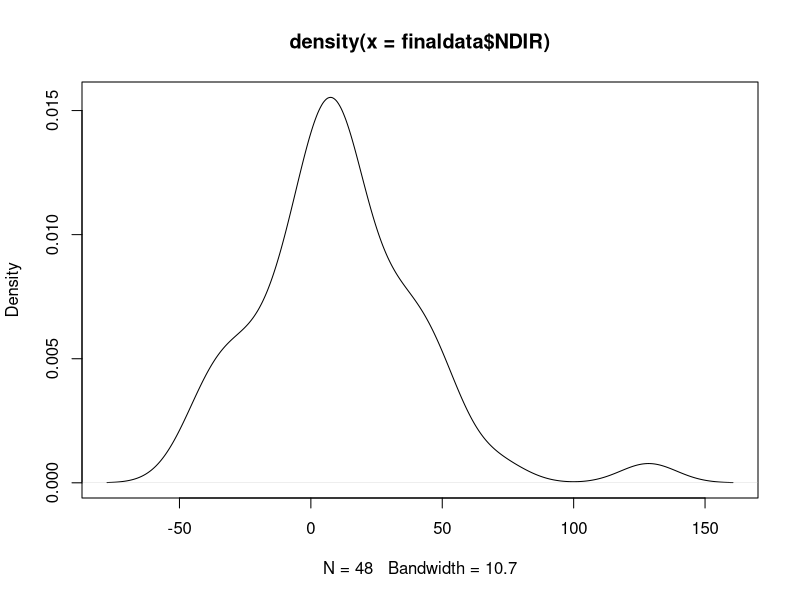
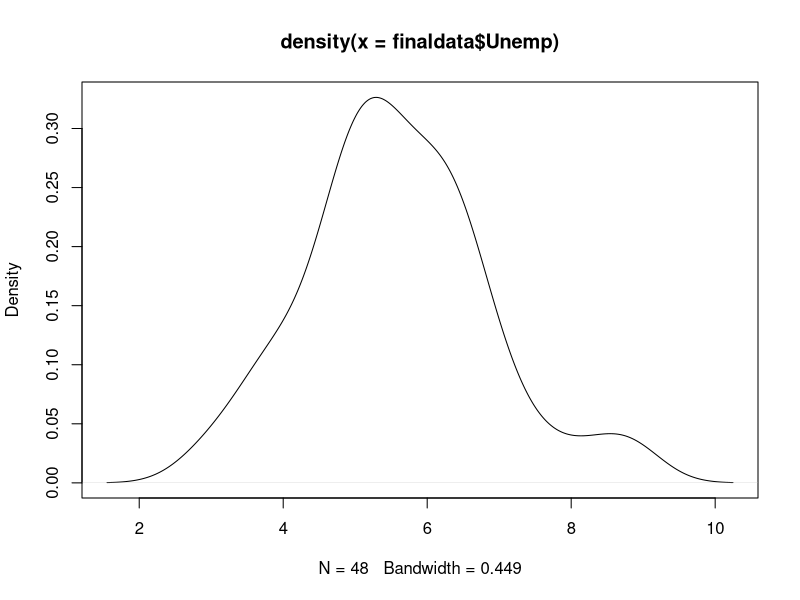
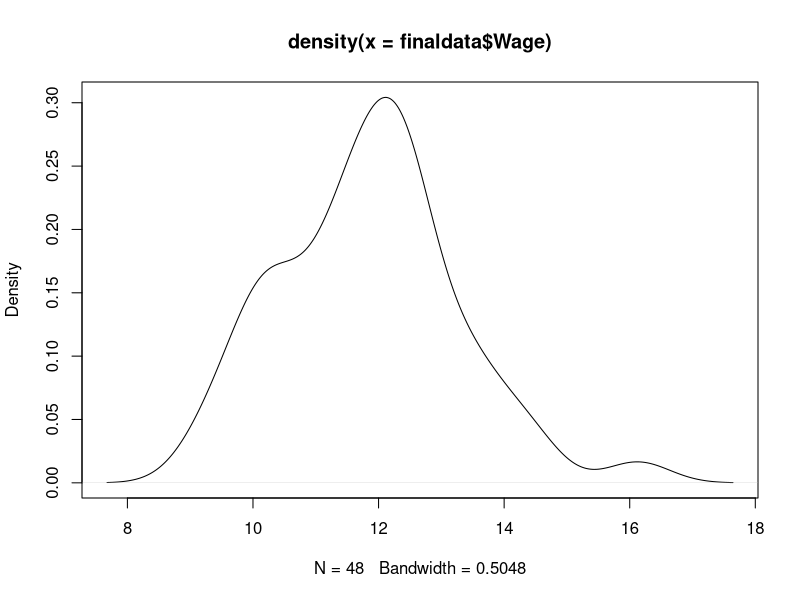
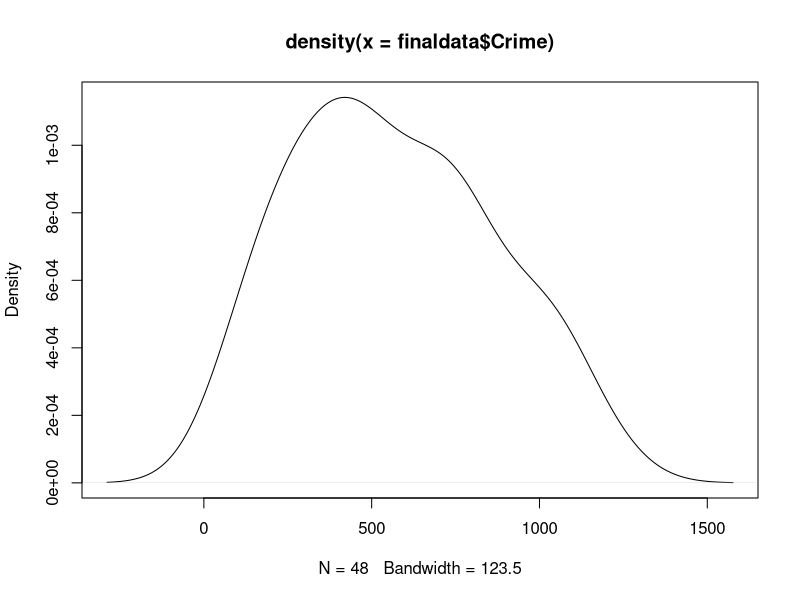
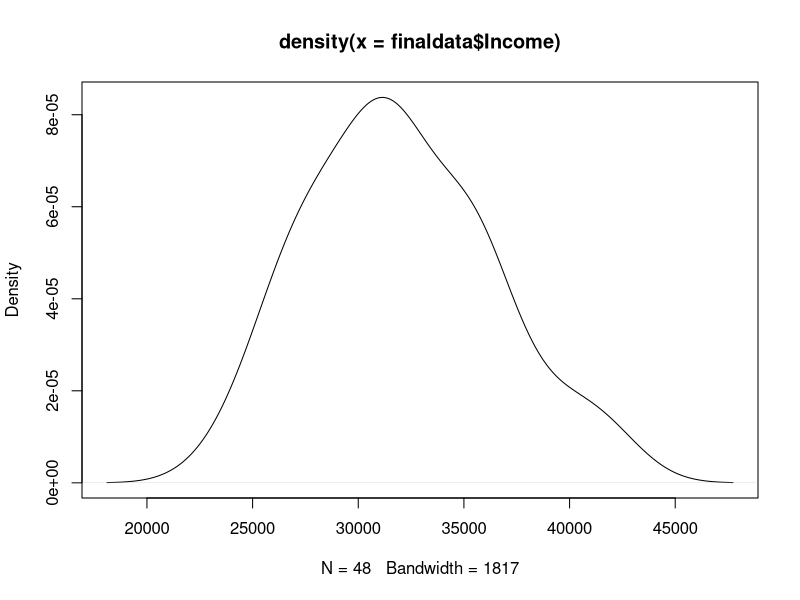
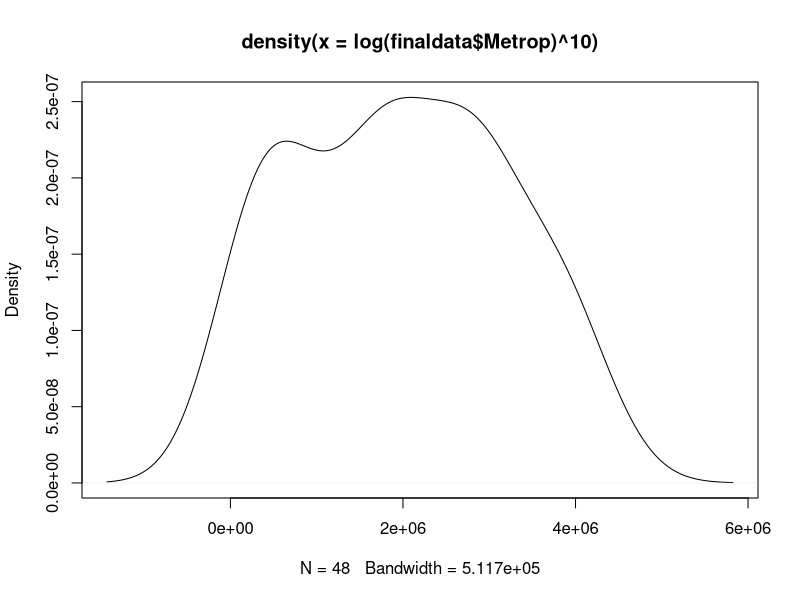
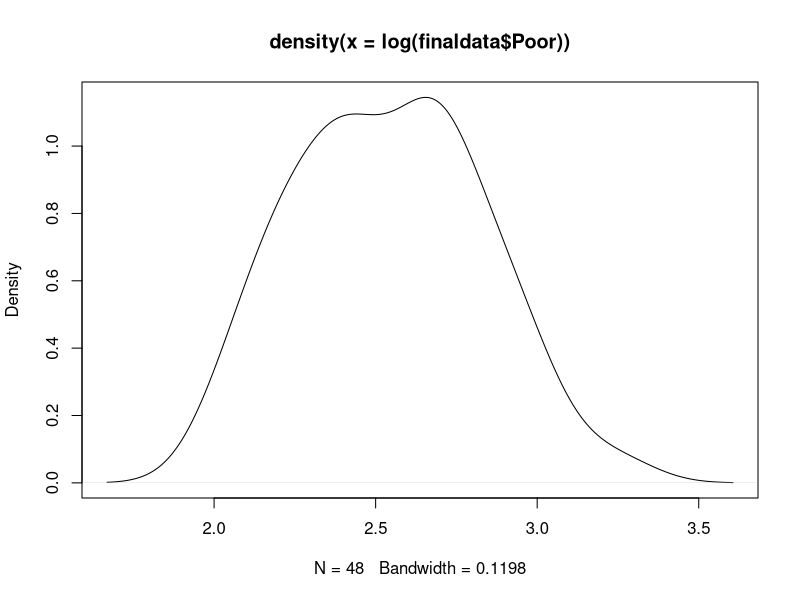
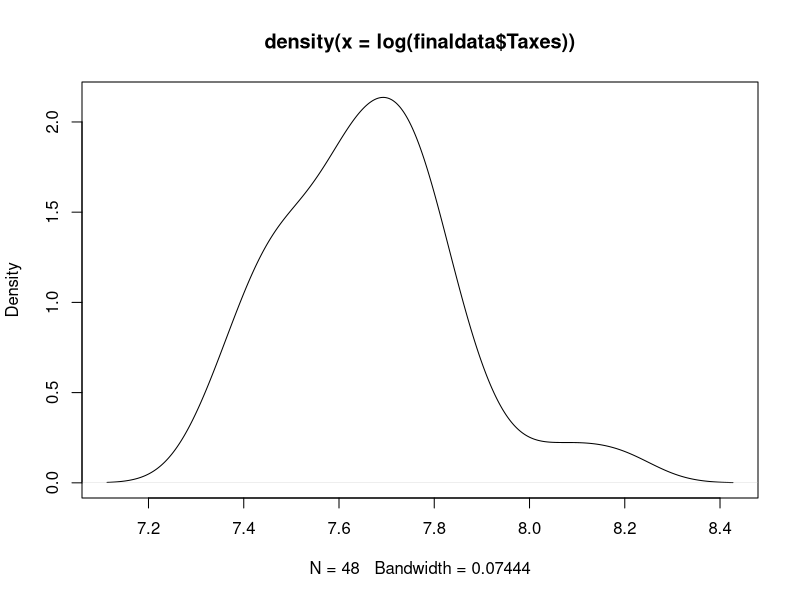

R code for these plots, in order:
## ---- chunk 1
library(caTools)
library(lmtest)
library(sandwich)
library(plyr)
library(car)
library(leaps)
## ---- chunk 2

setwd("C:\\Users\\neoistheone\\Documents\\Statistical Analysis2\\MiniProject")

finaldata = read.csv("Immigration.csv")
## ---- chunk 3
model1 = lm(NDIR ~ Unemp+Wage+Crime+Income+Metrop+Poor+Taxes+Educ+BusFail+Temp+Region,
            finaldata)
summary(model1)
## ---- chunk 4
plot(density(finaldata$NDIR))
plot(density(finaldata$Unemp))
plot(density(finaldata$Wage))
plot(density(finaldata$Crime))
plot(density(finaldata$Income))
## ---- chunk 5
plot(density(log(finaldata$Metrop)^10))
plot(density(log(finaldata$Poor)))
plot(density(log(finaldata$Taxes)))
plot(density(finaldata$Educ))
plot(density(log(finaldata$BusFail)))
plot(density(log(finaldata$Temp)))
## ---- chunk 6
finaldata$Poor = log(finaldata$Poor)
finaldata$Metrop = log(finaldata$Metrop)^10
finaldata$Region = factor(finaldata$Region)
finaldata$Taxes = log(finaldata$Taxes)
finaldata$BusFail =  log(finaldata$BusFail)
levels(finaldata$Region)
finaldata1 <- finaldata
finaldata1$State <- NULL
finaldata1$Region <- NULL
cor(finaldata1)
## ---- chunk 7
sample = sample.split(finaldata$NDIR, SplitRatio = .8)
final_dataTrain = subset(finaldata, sample == TRUE)
final_dataTest = subset(finaldata, sample == FALSE)

## ---- chunk 8
model2 = lm(NDIR ~ Unemp+Wage+Crime+Income+Metrop+Poor+Taxes+Educ+BusFail+Temp+Region,
            final_dataTrain)
summary(model2)
## ---- chunk 9
vif(model2)
sqrt(vif(model2))>2
## ---- chunk 10
model3 = lm(NDIR ~ Unemp+Wage+Crime+Income+Educ+BusFail+Region,
            final_dataTrain)
summary(model3)

leaps = regsubsets(NDIR ~ Unemp+Wage+Crime+Income+Educ+BusFail+Region,
                   data = final_dataTrain,nbest=10)
null=lm(NDIR~1, data=final_dataTrain)
null
full=lm(NDIR~Unemp+Wage+Crime+Income+Educ+BusFail+Region, data=final_dataTrain)
full

step(null, scope=list(lower=null, upper=full), direction="backward")

model3 = lm(NDIR ~ Region + Unemp,
            final_dataTrain)
summary(model3)
## ---- chunk 11
plot(model3)
## ---- chunk 12
bp<- bptest(model3)
bp
## ---- chunk 13
final_dataTrain <- final_dataTrain[-c(4,10,26,45)]
model3 = lm(NDIR ~ Region + Unemp,
            final_dataTrain)
summary(model3)
## ---- chunk 14
y_hat <- predict.lm(model3,newdata = final_dataTest,se.fit = TRUE)$fit
y_hat <- as.vector(y_hat)
dev <- final_dataTest$NDIR
num <- sum(dev^2)
dev1 <- final_dataTest$NDIR- mean(final_dataTest$NDIR)
den <- sum(dev1^2)
predicted_rsqr <- 1- (num/den)
predicted_rsqr
